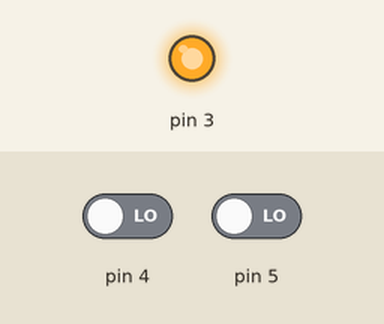
The sketch below on a simulated Arduino Uno, built with avr-gcc and run on an emulated ATmega328P. On the bench: output pins drawn as LEDs (lit = HIGH). Inputs (shaded band) come from the test bench; at power-on: pin 4 LOW, pin 5 LOW. Sleep ends after the set time or at an interrupt; what the sketch prints to the serial monitor is not drawn.

Above: at 1.2 s.
1.3 s: pin 4 driven HIGH
Timing chart, 0 to 4.3 s (numbered marks = the images above; inputs shaded):
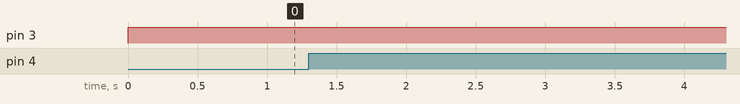

Measured:
- after the input at 1.3 s, every drawn part: stays the same

The sketch:

deepSleep.ino
```cpp
#include <avr/sleep.h>
#include <avr/power.h>
#include <EnableInterrupt.h>

void wakeUp(){}

void setup(){
  Serial.begin(9600);
  pinMode(2,INPUT);
  enableInterrupt(4, wakeUp, CHANGE);
  enableInterrupt(5, wakeUp, CHANGE);
  //attachInterrupt(digitalPinToInterrupt(2), wakeUp, RISING);
}

void loop(){
  analogWrite(3, 255);
  Serial.println("GOING IN POWER DOWN IN 1s ...");
  Serial.flush();
  delay(1000);

  set_sleep_mode(SLEEP_MODE_PWR_DOWN);
  sleep_enable();
  power_adc_disable();
  power_spi_disable();
  power_timer0_disable(); // only timer 1
  power_timer2_disable(); // on
  power_twi_disable();
  sleep_mode();
  /** The program will continue from here. **/
  Serial.println("WAKE UP");
  /* First thing to do is disable sleep. */
  sleep_disable();
  power_all_enable();
}
```
